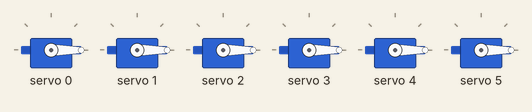
A sketch run on a simulated Arduino Uno, built with avr-gcc and run on an emulated ATmega328P. Parts: 6 × servo.

Above: at 0.05 s.
At 4.0 s:
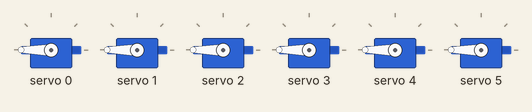
Timing chart, 0 to 5.2 s (numbered marks = the images above):
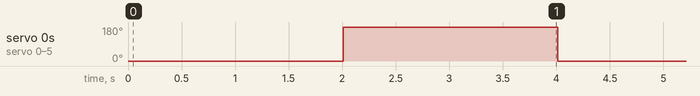

The sketch:

testservodriver1.ino
```cpp
#include <Wire.h>
#include <Adafruit_PWMServoDriver.h>

Adafruit_PWMServoDriver pwm = Adafruit_PWMServoDriver();


void setup() {
  Serial.begin(9600);
  pwm.begin();
  pwm.setPWMFreq(50);


}

int min = 80;
int max = 590;


void loop() {
  //90-550

  pwm.setPWM(0, 0, min); //100-550  (-90 till +90)
  pwm.setPWM(1, 0, min); //contin
  pwm.setPWM(2, 0, min); //80-575   (-90 till +90)
  pwm.setPWM(3, 0, min); //80-580   (-90 till +90)
  pwm.setPWM(4, 0, min); //80-580   (-90 till +90)
  pwm.setPWM(5, 0, min); //contin

  delay(2000);

  pwm.setPWM(0, 0, max);
  pwm.setPWM(1, 0, max);
  pwm.setPWM(2, 0, max);
  pwm.setPWM(3, 0, max);
  pwm.setPWM(4, 0, max);
  pwm.setPWM(5, 0, max);

  delay(2000);

}
```

Measured:
- by itself, servo 0–5: alternates 180° for 2.0 s and 0° for 2.0 s
